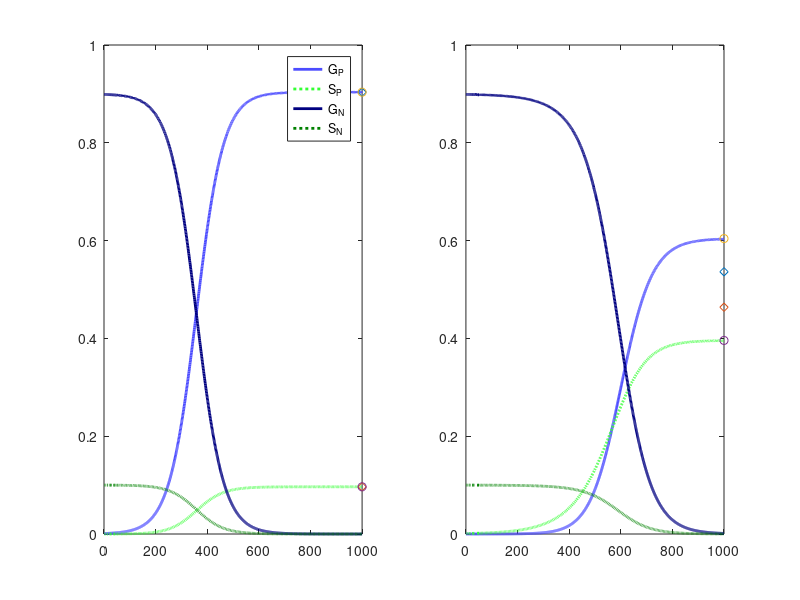

MATLAB code for this plot:

%PG, Ps, Ng, Ns

c=0.01;
epsilon=10^-2;
fa=1.01;
fb=1;

conjRate = @(y) c*y(1)+epsilon*c*y(2);
fbar = @(y) [fa,fa,fb,fb]*y;

Deriv= @(t,y) diag([fa,fa,fb,fb]-fbar(y))*y + [0,0,conjRate(y),0;0,0,0,conjRate(y);0,0,-conjRate(y),0;0,0,0,-conjRate(y) ]*y;

tspan = [0 1000];
y0 = [10^-3;0;0.9-10^-3;0.1];
y0=y0./sum(y0);

cw= c*(y0(3) +epsilon*y0(4))./(y0(3) +y0(4));
cm= c*(y0(1) +epsilon*y0(2))./(y0(1) +y0(2));
del_f=fa-fb;
M0=y0(1)+y0(2);
Minf=(cm/cw).^(-del_f/(del_f+cw))* (M0^(cw/(del_f+cw))) ;

Ginf= Minf*(y0(1))./(y0(1) +y0(2)) + (1-Minf)*(y0(3))./(y0(3) +y0(4));
Sinf=1-Ginf;

subplot(1,2,1);
[t,y] = ode45(Deriv, tspan, y0);
plot(t,y(:,1), 'Color',[0.3,0.3,1],'lineWidth',2);
hold on
plot(t,y(:,2),':', 'Color',[0.2,1,0.2],'lineWidth',2);
plot(t,y(:,3), 'Color',[0,0,0.5],'lineWidth',2);
plot(t,y(:,4),':','Color',[0,0.5,0],'lineWidth',2);

scatter(t(end),Ginf,'dk');
scatter(t(end),Sinf,'dk');


k= -(cm/cw)* (M0)^(-cw/del_f);

alpha=(del_f+cw)/del_f;
%%Newton Solve!
val= 1+k*Minf^alpha + Minf*(cm-cw)/cw;
deriv= alpha*k*Minf^(alpha-1) +(cm-cw)/cw;
Minf=Minf - val/deriv;
val= 1+k*Minf^alpha + Minf*(cm-cw)/cw;
deriv= alpha*k*Minf^(alpha-1) +(cm-cw)/cw;
Minf=Minf - val/deriv;
val= 1+k*Minf^alpha + Minf*(cm-cw)/cw;
deriv= alpha*k*Minf^(alpha-1) +(cm-cw)/cw;
Minf=Minf - val/deriv;
val= 1+k*Minf^alpha + Minf*(cm-cw)/cw;
deriv= alpha*k*Minf^(alpha-1) +(cm-cw)/cw;
Minf=Minf - val/deriv;

Ginf= Minf*(y0(1))./(y0(1) +y0(2)) + (1-Minf)*(y0(3))./(y0(3) +y0(4));
Sinf=1-Ginf;
scatter(t(end),Ginf,'ko');
scatter(t(end),Sinf,'ko');
%PG, Ps, Ng, Ns
legend({'G_P','S_P','G_N','S_N'})

ylim([0,1])



y0 = [0;10^-3;0.9-10^-3;0.1];
y0=y0./sum(y0);

subplot(1,2,2);
[t,y] = ode45(Deriv, tspan, y0);
plot(t,y(:,1), 'Color',[0.3,0.3,1],'lineWidth',2);
hold on
plot(t,y(:,2),':', 'Color',[0.2,1,0.2],'lineWidth',2);
plot(t,y(:,3), 'Color',[0,0,0.5],'lineWidth',2);
plot(t,y(:,4),':','Color',[0,0.5,0],'lineWidth',2);

cw= c*(y0(3) +epsilon*y0(4))./(y0(3) +y0(4));
cm= c*(y0(1) +epsilon*y0(2))./(y0(1) +y0(2));
del_f=fa-fb;
M0=y0(1)+y0(2);
Minf=(cm/cw).^(-del_f/(del_f+cw))* (M0^(cw/(del_f+cw))) ;

Ginf= Minf*(y0(1))./(y0(1) +y0(2)) + (1-Minf)*(y0(3))./(y0(3) +y0(4));
Sinf=1-Ginf;

scatter(t(end),Ginf,'dk');
scatter(t(end),Sinf,'dk');

k= -(cm/cw)* (M0)^(-cw/del_f);

alpha=(del_f+cw)/del_f;
%%Newton Solve!
val= 1+k*Minf^alpha + Minf*(cm-cw)/cw;
deriv= alpha*k*Minf^(alpha-1) +(cm-cw)/cw;
Minf=Minf - val/deriv;
val= 1+k*Minf^alpha + Minf*(cm-cw)/cw;
deriv= alpha*k*Minf^(alpha-1) +(cm-cw)/cw;
Minf=Minf - val/deriv;
val= 1+k*Minf^alpha + Minf*(cm-cw)/cw;
deriv= alpha*k*Minf^(alpha-1) +(cm-cw)/cw;
Minf=Minf - val/deriv;
val= 1+k*Minf^alpha + Minf*(cm-cw)/cw;
deriv= alpha*k*Minf^(alpha-1) +(cm-cw)/cw;
Minf=Minf - val/deriv;

Ginf= Minf*(y0(1))./(y0(1) +y0(2)) + (1-Minf)*(y0(3))./(y0(3) +y0(4));
Sinf=1-Ginf;
scatter(t(end),Ginf,'ko');
scatter(t(end),Sinf,'ko');


%PG, Ps, Ng, Ns
ylim([0,1])
